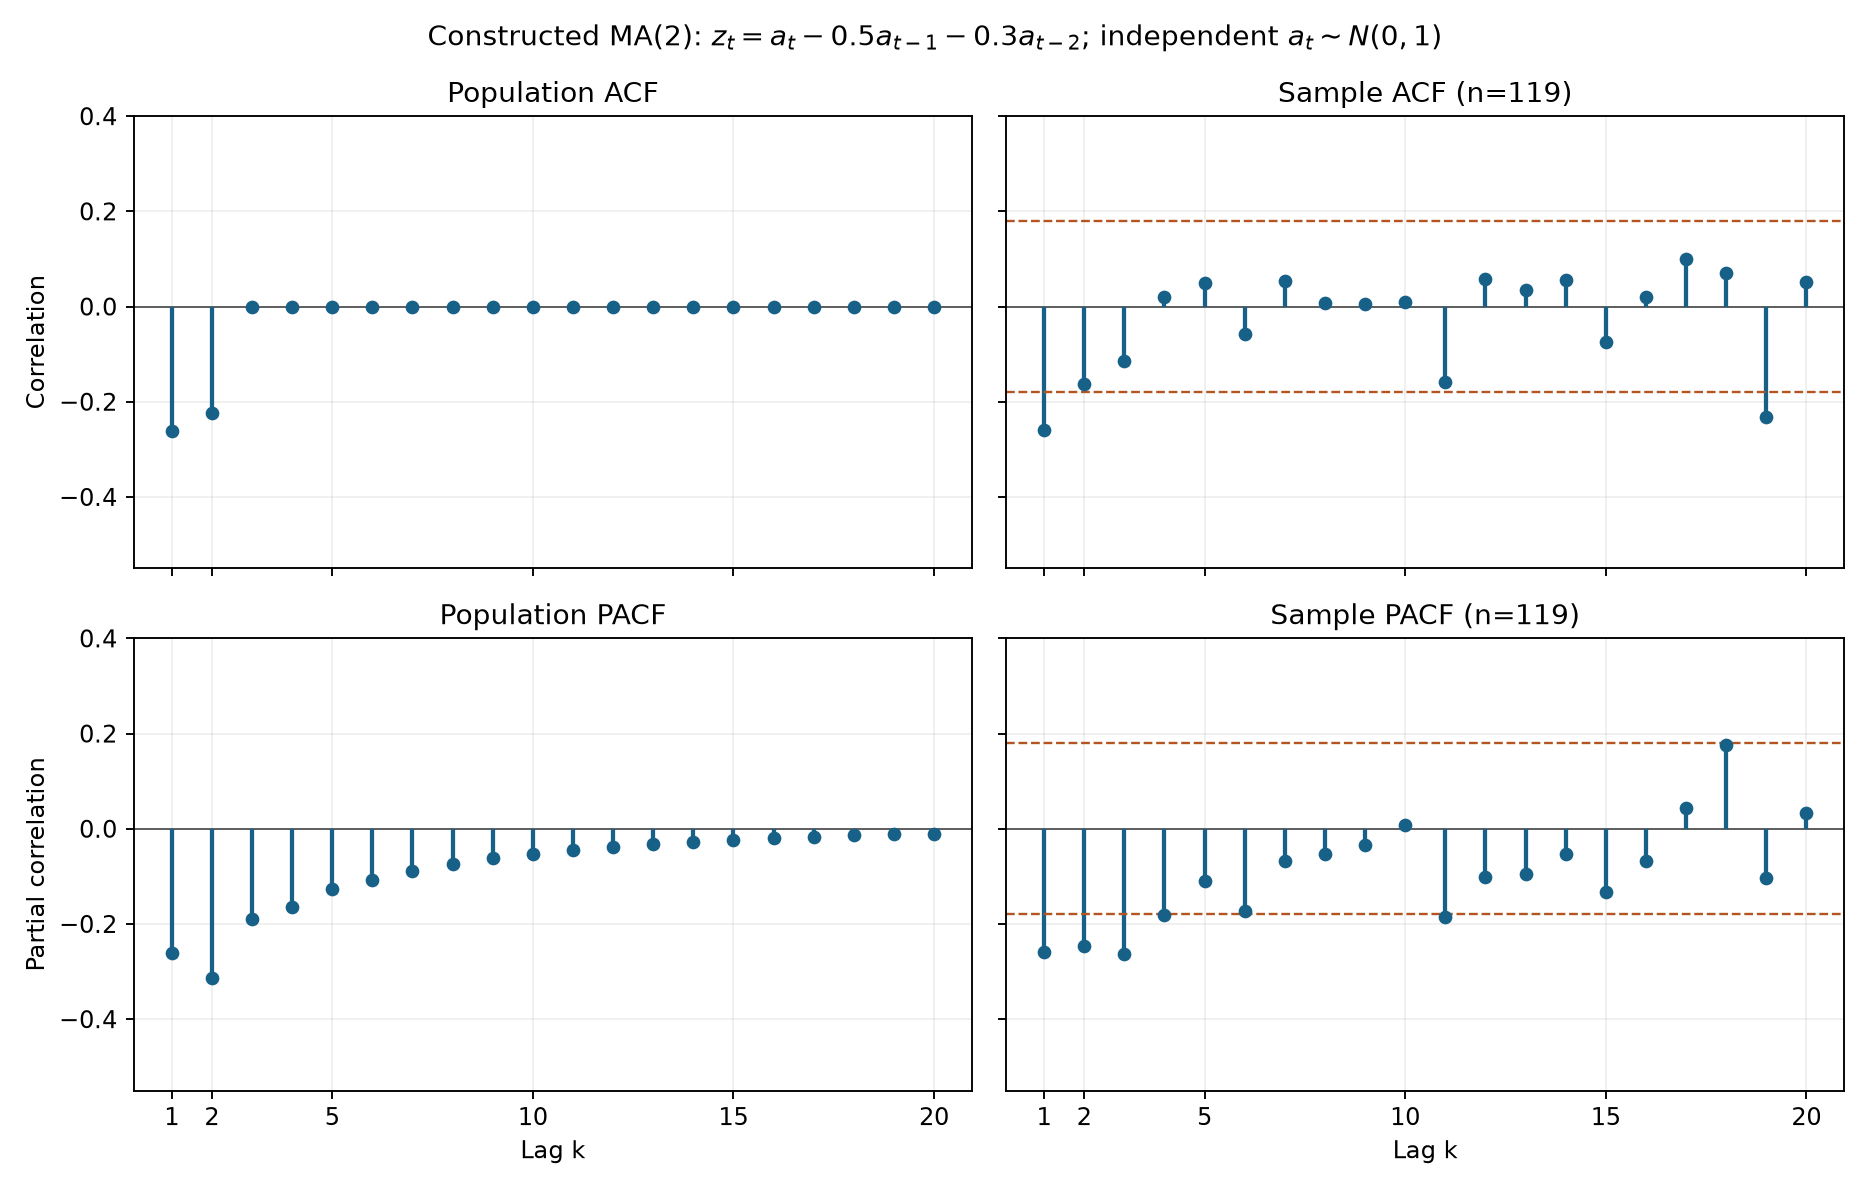

This figure's Python source:
"""Constructed zero-mean MA(2): population and sample correlations."""
import json
from pathlib import Path

import matplotlib
matplotlib.use("Agg")
import matplotlib.pyplot as plt
import numpy as np
from statsmodels.tsa.stattools import acf, pacf, levinson_durbin


def main():
    root = Path(__file__).resolve().parent
    theta1, theta2 = 0.5, 0.3
    seed, n, burn, nlags = 20261119, 119, 2000, 20
    rng = np.random.default_rng(seed)
    a = rng.normal(size=burn + n + 2)
    full = a[2:] - theta1*a[1:-1] - theta2*a[:-2]
    z = full[burn:]
    variance = 1 + theta1**2 + theta2**2
    rho = np.zeros(nlags + 1)
    rho[:3] = [1, theta1*(theta2-1)/variance, -theta2/variance]
    population_pacf = levinson_durbin(rho, nlags=nlags, isacov=True)[2]
    sample_acf = acf(z, nlags=nlags, fft=False, adjusted=False)
    sample_pacf = pacf(z, nlags=nlags, method="ywm")
    band = 1.96/np.sqrt(n)
    fig, axes = plt.subplots(2, 2, figsize=(11, 7), sharex=True, sharey=True)
    lag = np.arange(1, nlags+1)
    for ax, values, title in zip(axes.flat,
        [rho, sample_acf, population_pacf, sample_pacf],
        ["Population ACF", f"Sample ACF (n={n})", "Population PACF", f"Sample PACF (n={n})"]):
        ax.axhline(0, color="0.35", linewidth=0.8)
        ax.vlines(lag, 0, values[1:], color="#176087", linewidth=1.8)
        ax.scatter(lag, values[1:], color="#176087", s=23, zorder=3)
        ax.set(title=title, xticks=[1, 2, 5, 10, 15, 20], ylim=(-0.55, 0.4))
        ax.grid(alpha=0.2)
    for ax in axes[:, 1]:
        ax.axhline(band, color="#b45420", linestyle="--", linewidth=1)
        ax.axhline(-band, color="#b45420", linestyle="--", linewidth=1)
    for ax in axes[1, :]:
        ax.set_xlabel("Lag k")
    axes[0, 0].set_ylabel("Correlation")
    axes[1, 0].set_ylabel("Partial correlation")
    fig.suptitle(r"Constructed MA(2): $z_t=a_t-0.5a_{t-1}-0.3a_{t-2}$; independent $a_t\sim N(0,1)$")
    fig.tight_layout()
    fig.savefig(root / "turn09_ma2_correlations.png", dpi=170)
    plt.close(fig)
    result = {
        "description": "Constructed zero-mean MA(2), not paper-towel data or a fitted model",
        "fixed_illustrative_parameters": {"theta_1": theta1, "theta_2": theta2, "innovation_variance": 1},
        "seed": seed, "burn_in": burn, "sample_size": n,
        "population_acf": rho.tolist(), "population_pacf": population_pacf.tolist(),
        "sample_acf": sample_acf.tolist(), "sample_pacf": sample_pacf.tolist(),
        "sample_pacf_method": "Yule-Walker with unadjusted autocovariances (ywm)",
        "reference_band": band,
        "reference_band_caveat": "approximate pointwise white-noise reference, not exact MA(2) confidence bands or simultaneous bounds",
        "simulated_working_series": z.tolist(),
    }
    (root / "turn09_ma2_correlations.json").write_text(json.dumps(result, indent=2)+"\n")
    print(json.dumps({"population_acf_1_2": rho[1:3].tolist(),
                      "population_pacf_1_6": population_pacf[1:7].tolist(),
                      "sample_acf_1_6": sample_acf[1:7].tolist(),
                      "sample_acf_lags_outside_reference": [int(k) for k in lag if abs(sample_acf[k]) > band]}, indent=2))


if __name__ == "__main__":
    main()
